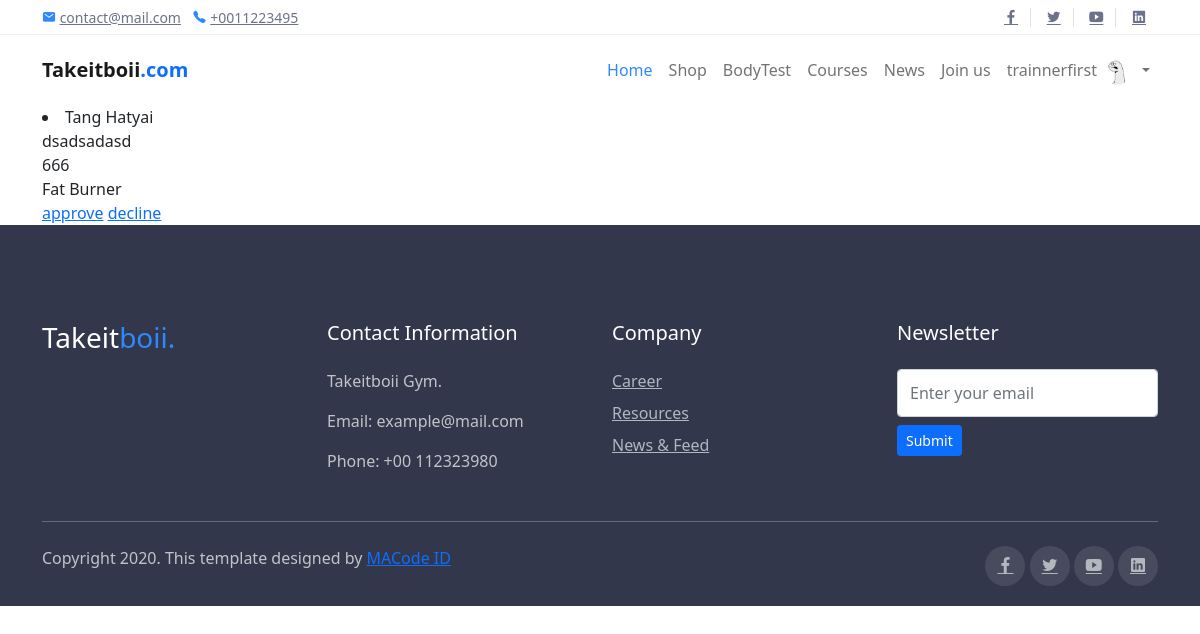
The page /administrator/job/12 (signed in) on the database its author committed.
### Trainer/models.py (models this page shows, shortened)
class Trainer(models.Model):
    user = models.OneToOneField(User, on_delete=models.CASCADE, blank=True)
    age = models.PositiveIntegerField(default=0)
    gender = models.CharField(max_length=20)
    bio = models.CharField(max_length=250, null=True)
    specialist = models.CharField(max_length=100)
    tel = models.CharField(max_length=10, null=True)
    approve = models.BooleanField(default=False)
    profile_pic = models.ImageField(null=True, blank=True)

### administrator/views.py (the view)
# urls.py: path("job/<int:id>",views.applicant_info,name="applicant_info"),
def applicant_info(request,id):
    select_user = Trainer.objects.filter(id=id)
    return render(request, 'administrator/applicant_info.html', {'select_user': select_user})

### administrator/templates/administrator/applicant_info.html (shortened to what this page needs)
{% extends "home/layout.html" %}
{% load static %}
{% block body %}
    <div class="container">
    {% for mem in select_user %}
        <li>{{ mem.user.first_name }} {{mem.user.last_name}} </li>
        <div>{{mem.bio}}</div>
        <div>{{mem.tel}}</div>
        <div>{{mem.specialist}}</div>
        <a href="{% url 'administrator:approve'  mem.id %}">approve</a>
        <a href="{% url 'administrator:decline'  mem.id %}">decline</a>
    {% endfor %}
    </div>
{% endblock %}

### home/templates/home/layout.html (shortened to what this page needs)
<!DOCTYPE html>
<html>
{% load static %}
<head>
  <link rel="stylesheet" href="{% static 'assets/css/bootstrap.css' %}">
  <link rel="stylesheet" href="{% static 'assets/css/maicons.css' %}">
  <link rel="stylesheet" href="{% static 'assets/vendor/animate/animate.css' %}">
  <link rel="stylesheet" href="{% static 'assets/vendor/owl-carousel/css/owl.carousel.css' %}">
  <link rel="stylesheet" href="{% static 'assets/vendor/fancybox/css/jquery.fancybox.css' %}">
  <link rel="stylesheet" href="{% static 'assets/css/theme.css' %}">
  <link href="https://cdn.jsdelivr.net/npm/bootstrap@5.1.3/dist/css/bootstrap.min.css" rel="stylesheet"
>
</head>
<body>
  <header>
    <div class="top-bar">
      <div class="container">
        <div class="row align-items-center">
          <div class="col-md-8">
            <div class="d-inline-block">
              <span class="mai-mail fg-primary"></span> <a href="mailto:contact@mail.com">contact@mail.com</a>
            </div>
            <div class="d-inline-block ml-2">
              <span class="mai-call fg-primary"></span> <a href="tel:+0011223495">+0011223495</a>
            </div>
          </div>
          <div class="col-md-4 text-right d-none d-md-block">
            <div class="social-mini-button">
              <a href="#"><span class="mai-logo-facebook-f"></span></a>
              <a href="#"><span class="mai-logo-twitter"></span></a>
              <a href="#"><span class="mai-logo-youtube"></span></a>
              <a href="#"><span class="mai-logo-linkedin"></span></a>
            </div>
          </div>
        </div>
      </div>
    </div>
    <nav class="navbar navbar-expand-lg navbar-light">
      <div class="container">
        <a href="{% url 'home:index' %}" class="navbar-brand">Takeitboii<span class="text-primary">.com</span></a>
        <div class="navbar-collapse collapse" id="navbarContent">
          <ul class="navbar-nav ml-auto pt-3 pt-lg-0">
            <li class="nav-item active">
              <a href="{% url 'home:index' %}" class="nav-link">Home</a>
            </li>
            <li class="nav-item">
              <a href="userprofile.html" class="nav-link">Shop</a>
            </li>
            <li class="nav-item">
              <a href="{% url 'feature:bdTest' %}" class="nav-link">BodyTest</a>
            </li>
            <li class="nav-item">
              <a href="{% url 'Courses:course_list' %}" class="nav-link">Courses</a>
            </li>
            <li class="nav-item">
              <a href="{% url 'News:news-list' %}" class="nav-link">News</a>
            </li>
            <li class="nav-item">
              <a href="{% url 'Trainer:apply' %}" class="nav-link">Join us</a>
            </li>
            {%if request.user.is_authenticated %}
            <li class="nav-item">
              <a href="#" class="nav-link"> {{request.user.username}}</a>
            </li>
            {% if request.user.customer %}
            {% if request.user.customer.profile_pic %}
            <img class='profile-pic-home' src='{{request.user.customer.profile_pic.url}}'>
            {% else %}
            <img class='profile-pic-home' src='/static/images/user_default_pic.jfif'>
            {% endif %}
            {%else%}
            {% if request.user.trainer.profile_pic %}
            <img class='profile-pic-home' src='{{request.user.trainer.profile_pic.url}}'>
            {% else %}
            <img class='profile-pic-home' src='/static/images/trainer_default_pic.jpg'>
            {% endif %}
            {% endif %}
            <li class="nav-item">
            <li class="nav-item dropdown">
              <a class="nav-link dropdown-toggle" href="#" id="navbarDropdown" role="button" data-bs-toggle="dropdown"
                aria-expanded="false">
              </a>
            </li>
            {% endif %}
          </ul>
        </div>
      </div>
    </nav>
    {% block body %}
    {% endblock %}
    <footer class="page-footer">
      <div class="container">
        <div class="row">
          <div class="col-lg-3 py-3">
            <h3>Takeit<span class="fg-primary">boii.</span></h3>
          </div>
          <div class="col-lg-3 py-3">
            <h5>Contact Information</h5>
            <p>Takeitboii Gym.</p>
            <p>Email: example@mail.com</p>
            <p>Phone: +00 112323980</p>
          </div>
          <div class="col-lg-3 py-3">
            <h5>Company</h5>
            <ul class="footer-menu">
              <li><a href="#">Career</a></li>
              <li><a href="#">Resources</a></li>
              <li><a href="#">News & Feed</a></li>
            </ul>
          </div>
          <div class="col-lg-3 py-3">
            <h5>Newsletter</h5>
            <form action="#">
              <input type="text" class="form-control" placeholder="Enter your email">
              <button type="submit" class="btn btn-primary btn-sm mt-2">Submit</button>
            </form>
          </div>
        </div>
        <hr>
        <div class="row mt-4">
          <div class="col-md-6">
            <p>Copyright 2020. This template designed by <a href="https://macodeid.com">MACode ID</a></p>
          </div>
          <div class="col-md-6 text-right">
            <div class="sosmed-button">
              <a href="#"><span class="mai-logo-facebook-f"></span></a>
              <a href="#"><span class="mai-logo-twitter"></span></a>
              <a href="#"><span class="mai-logo-youtube"></span></a>
              <a href="#"><span class="mai-logo-linkedin"></span></a>
            </div>
          </div>
        </div>
      </div>
    </footer>
</body>
</html>

### static/assets/css/theme.css (style rules this page uses)
body { font-family: "Open Sans", sans-serif; font-weight: 400; line-height: 1.65; color: #2d2f38; }
a { color: #4B74FE; text-decoration: none; background-color: transparent; }
h1, .h1, h2, .h2, h3, .h3, h4, .h4, h5, .h5, h6, .h6 { line-height: 1.3; }
.fg-primary { color: #2F89FC !important; }
.btn { padding: 10px 28px; -webkit-transition: all 0.2s ease; transition: all 0.2s ease; }
.btn-primary { color: #fff; background-color: #2F89FC; border-color: #2F89FC; }
.navbar { min-height: 70px; }
.navbar-brand { font-weight: 600; padding-top: 10px; padding-bottom: 10px; }
.navbar-nav { margin-top: 10px; border-top: 1px solid #e4e7ee; -ms-flex-negative: 0; flex-shrink: 0; }
.navbar-nav .nav-link { -webkit-transition: all .2s ease; transition: all .2s ease; }
.navbar-light .navbar-nav .nav-link { color: rgba(109, 114, 139, 0.75); }
.navbar-light .navbar-nav .show > .nav-link, .navbar-light .navbar-nav .active > .nav-link, .navbar-light .navbar-nav .nav-link.show, .navbar-light .navbar-nav .nav-link.active { color: #2F89FC; }
@media (min-width: 992px) { .navbar-expand-lg .navbar-nav { margin-top: 0; border-top: none; } }
@media (min-width: 992px) { .navbar-expand-lg .navbar-nav .nav-link { padding-right: 1rem; padding-left: 1rem; } }
@media (min-width: 992px) { .navbar-expand-lg .navbar-nav { -webkit-box-align: center; -ms-flex-align: center; align-items: center; } }
.form-control { padding: 8px 15px; height: calc(1.5em + 1.375rem + 2px); border-color: #dee1e6; }
.top-bar { display: block; height: 35px; border-bottom: 1px solid #f0f1f6; font-size: 14px; }
.top-bar .container, .top-bar .row { height: 100%; }
.top-bar a { color: #6D728B; }
.social-mini-button a { padding-left: 12px; padding-right: 12px; }
.social-mini-button a:not(:last-child) { border-right: 1px solid #dfe1eb; }
.page-footer { position: relative; display: block; padding-top: 80px; padding-bottom: 20px; background-color: #33374B; color: #fff; }
.page-footer hr { border-color: #464B61; }
.page-footer h5 { margin-bottom: 24px; }
.page-footer p { color: rgba(255, 255, 255, 0.7); }
.footer-menu { position: relative; padding-left: 0; list-style: none; }
.footer-menu li { margin-bottom: 8px; }
.footer-menu a { color: #AFB7C1; }
.sosmed-button a { display: inline-block; width: 40px; height: 40px; line-height: 40px; text-align: center; border-radius: 50%; background-color: rgba(255, 255, 255, 0.1); color: rgba(255, 255, 255, 0.6); outline: none !important; }

### home/templates/home/layout.html (style rules this page uses)
.profile-pic-home { margin-top: 5px; width: 25px; height: 25px; overflow: hidden; -webkit-border-radius: 50%; -moz-border-radius: 50%; -ms-border-radius: 50%; -o-border-radius: 50%; border-radius: 50%; }

### rows shown on the page
Trainer: user.first_name "Tang", user.last_name "Hatyai", bio "dsadsadasd", tel "666", specialist "Fat Burner"

### other values the page prints
{{ request.user.username }} "trainnerfirst"
